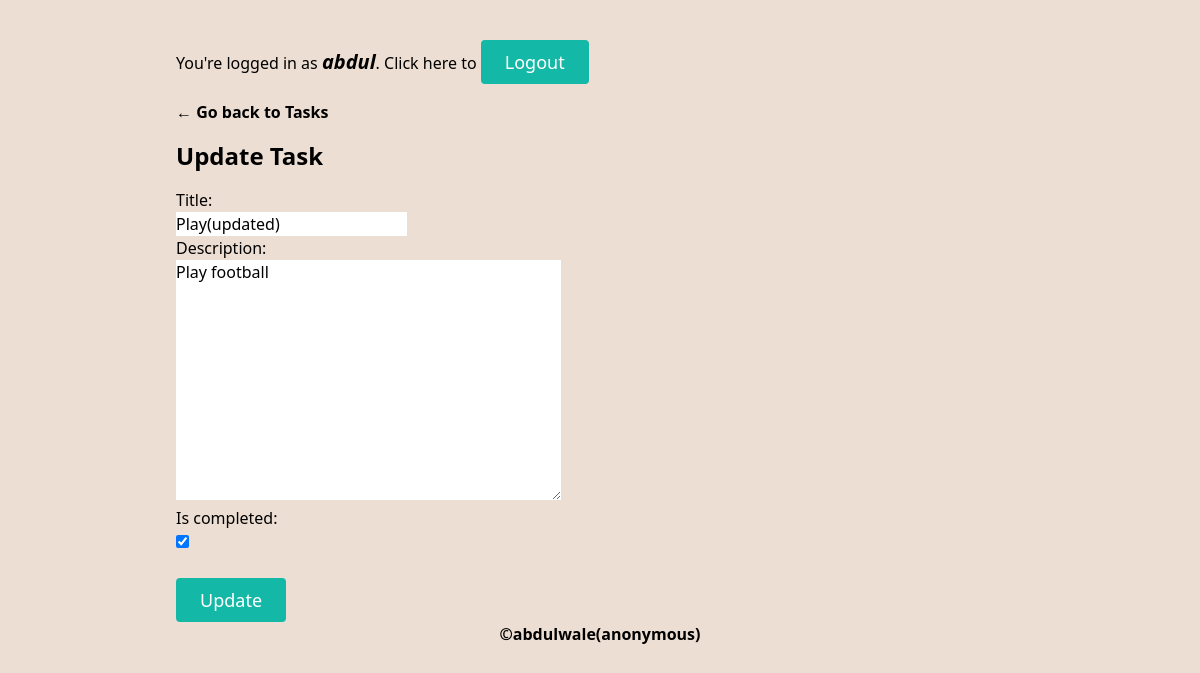
The page /todo-app/update/26/ (signed in) on the database its author committed.
### todo_app/models.py (models this page shows, shortened)
class Task(models.Model):
    user = models.ForeignKey(User, on_delete=models.CASCADE)
    title = models.CharField(max_length=25)
    description = models.TextField()
    created_at = models.DateTimeField(auto_now_add=True)
    is_completed = models.BooleanField(default=False)
    updated = models.DateTimeField(auto_now=True)
    class Meta:
        ordering = ['-is_completed']

### todo_app/views.py (the view, shortened to what this page needs)
# urls.py: path('update/<int:pk>/', updatePage, name="update-page"),
@login_required
def updatePage(request, pk):
    task = get_object_or_404(Task, id=pk)
    if task.user != request.user:
        raise Http404
    form = TaskUpdateForm(instance=task)
    return render(request, 'todo_app/update_page.html', {'form':form})

### todo_app/forms.py
class TaskUpdateForm(ModelForm):
    class Meta:
        model = Task
        exclude = ["user",]

### todo_app/templates/todo_app/update_page.html (shortened to what this page needs)
{% extends "todo_app/base.html" %}
{% block content %}
<div class="mx-auto my-auto">
<a class="font-bold" href="{% url 'todo-app:home-page' %}">&larr; Go back to Tasks</a>
<h2 class="mt-4 mb-4 text-2xl font-bold">Update Task {{task}}</h2>
<form method="POST" action="">
  {% for field in form %}
  <p>
    {{ field.label_tag }}<br>
    {{ field }}
  </p>
  {% endfor %}
  <input type="submit" value="Update" class="mt-6 inline-flex text-white bg-teal-500 border-0 py-2 px-6 focus:outline-none hover:bg-teal-600 rounded text-lg" />
</form>
</div>
{% endblock %}

### todo_app/templates/todo_app/base.html (shortened to what this page needs)
{% load static tailwind_tags %}
<!DOCTYPE html>
<html lang="en">
  <head>
    {% tailwind_css %}
  </head>
  <body class="max-h-screen bg-[#ecded3]">
    <div class="max-w-4xl p-6 px-6 mx-auto mt-4">
      <div class="mb-4">
        {% if user.is_authenticated %}
        <p>
          You're logged in as
          <em class="text-xl font-bold">{{request.user}}</em>. Click here to
          <a
            class="inline-flex text-white bg-teal-500 border-0 py-2 px-6 focus:outline-none hover:bg-teal-600 rounded text-lg"
            href="{% url 'logout' %}"
            >Logout</a
          >
        </p>
        {% endif %}
      </div>
      {% block content %} {% endblock %}
      <footer class="text-center font-bold text-black">
        &copy;<a href="https://github.com/Abdulmumin3/DJTodoApp"
          >abdulwale(anonymous)</a
        >
      </footer>
    </div>
  </body>
</html>

### rows shown on the page
Task: form "Play(updated)" "Play football" "☑"

### other values the page prints
{{ request.user }} "abdul"
{{ field.label_tag }} "Title:" "Description:" "Is completed:"
